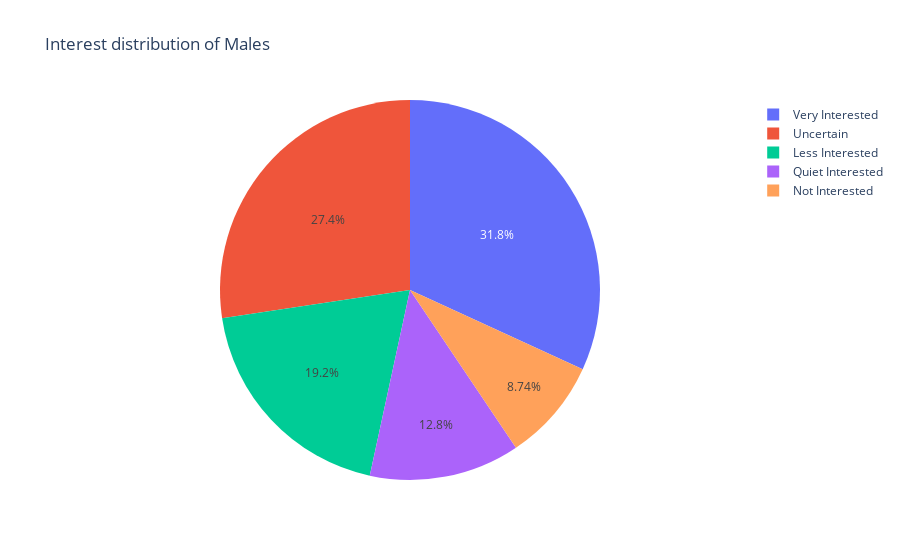

The code cell stored with this chart in its notebook:
### Code cell
male_df = df[df['gender'] == 'Male']

fig = px.pie(male_df, names='interest', title="Interest distribution of Males")
fig.show()

### Figure 1 — Plotly figure (JSON) as saved in the notebook; plotly's stock layout.template omitted (floating-point values rounded to 4 significant figures; data arrays with more than 128 entries replaced by an {"elided": "..."} marker saying what was removed)
{"data": [{"domain": {"x": [0, 1], "y": [0, 1]}, "hovertemplate": "interest=%{label}<extra></extra>", "labels": {"elided": "515 str values"}, "legendgroup": "", "name": "", "showlegend": true, "type": "pie"}], "layout": {"legend": {"tracegroupgap": 0}, "title": {"text": "Interest distribution of Males"}}}
